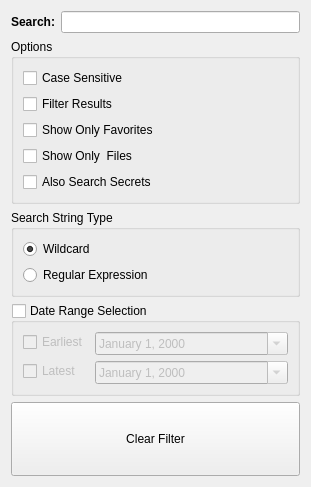
<?xml version="1.0" encoding="UTF-8"?>
<ui version="4.0">
 <class>SearchWidget</class>
 <widget class="QWidget" name="SearchWidget">
  <property name="geometry">
   <rect>
    <x>0</x>
    <y>0</y>
    <width>311</width>
    <height>487</height>
   </rect>
  </property>
  <property name="windowTitle">
   <string>Form</string>
  </property>
  <layout class="QFormLayout" name="formLayout">
   <property name="fieldGrowthPolicy">
    <enum>QFormLayout::AllNonFixedFieldsGrow</enum>
   </property>
   <item row="0" column="0">
    <widget class="QLabel" name="label">
     <property name="font">
      <font>
       <weight>75</weight>
       <bold>true</bold>
      </font>
     </property>
     <property name="text">
      <string>Search:</string>
     </property>
    </widget>
   </item>
   <item row="0" column="1">
    <widget class="QLineEdit" name="lineEdit">
     <property name="sizePolicy">
      <sizepolicy hsizetype="Expanding" vsizetype="Fixed">
       <horstretch>1</horstretch>
       <verstretch>0</verstretch>
      </sizepolicy>
     </property>
     <property name="toolTip">
      <string>Search the encrypted database</string>
     </property>
     <property name="whatsThis">
      <string>&lt;html&gt;&lt;head/&gt;&lt;body&gt;&lt;p&gt;&lt;span style=&quot; font-size:10pt;&quot;&gt;The search string can either be a wildcard or regular expression, depending on the selection below&lt;/span&gt;&lt;/p&gt;&lt;/body&gt;&lt;/html&gt;</string>
     </property>
    </widget>
   </item>
   <item row="2" column="0" colspan="2">
    <widget class="QGroupBox" name="groupBox">
     <property name="title">
      <string>Options</string>
     </property>
     <layout class="QGridLayout" name="gridLayout_2">
      <item row="0" column="0">
       <widget class="QCheckBox" name="chk_caseSensitive">
        <property name="toolTip">
         <string>Should search be case-sensitive?</string>
        </property>
        <property name="whatsThis">
         <string>&lt;html&gt;&lt;head/&gt;&lt;body&gt;&lt;p&gt;&lt;span style=&quot; font-size:10pt;&quot;&gt;Controls whether the search string should be interpreted as case-sensitive&lt;/span&gt;&lt;/p&gt;&lt;/body&gt;&lt;/html&gt;</string>
        </property>
        <property name="text">
         <string>Case Sensitive</string>
        </property>
       </widget>
      </item>
      <item row="3" column="0">
       <widget class="QCheckBox" name="chk_onlyFiles">
        <property name="toolTip">
         <string>Show only entries with files in the view</string>
        </property>
        <property name="text">
         <string>Show Only  Files</string>
        </property>
       </widget>
      </item>
      <item row="2" column="0">
       <widget class="QCheckBox" name="chk_onlyFavorites">
        <property name="toolTip">
         <string>Show only favorites in the view</string>
        </property>
        <property name="text">
         <string>Show Only Favorites</string>
        </property>
       </widget>
      </item>
      <item row="1" column="0">
       <widget class="QCheckBox" name="chk_filter_results">
        <property name="toolTip">
         <string>Should the view filter the unmatched entries?</string>
        </property>
        <property name="whatsThis">
         <string>&lt;html&gt;&lt;head/&gt;&lt;body&gt;&lt;p&gt;&lt;span style=&quot; font-size:10pt;&quot;&gt;If this is checked, then any rows that don't match the search string will be hidden from view. Note that entries whose ancestors match the search string are still shown.&lt;/span&gt;&lt;/p&gt;&lt;/body&gt;&lt;/html&gt;</string>
        </property>
        <property name="text">
         <string>Filter Results</string>
        </property>
       </widget>
      </item>
      <item row="4" column="0">
       <widget class="QCheckBox" name="chk_alsoSecrets">
        <property name="toolTip">
         <string>Search the secret values, such as passwords</string>
        </property>
        <property name="whatsThis">
         <string>&lt;html&gt;&lt;head/&gt;&lt;body&gt;&lt;p&gt;&lt;span style=&quot; font-size:10pt;&quot;&gt;Normally you don't want to search your passwords, but in case one of your passwords gets compromised you can use this function to find every entry where your password is used so you can update them.&lt;/span&gt;&lt;/p&gt;&lt;/body&gt;&lt;/html&gt;</string>
        </property>
        <property name="text">
         <string>Also Search Secrets</string>
        </property>
       </widget>
      </item>
     </layout>
    </widget>
   </item>
   <item row="5" column="0" colspan="2">
    <widget class="QPushButton" name="btn_clear">
     <property name="sizePolicy">
      <sizepolicy hsizetype="Minimum" vsizetype="Expanding">
       <horstretch>0</horstretch>
       <verstretch>1</verstretch>
      </sizepolicy>
     </property>
     <property name="whatsThis">
      <string>&lt;html&gt;&lt;head/&gt;&lt;body&gt;&lt;p&gt;&lt;span style=&quot; font-size:10pt;&quot;&gt;Clears the search, re-showing all entries in the view&lt;/span&gt;&lt;/p&gt;&lt;/body&gt;&lt;/html&gt;</string>
     </property>
     <property name="text">
      <string>Clear Filter</string>
     </property>
    </widget>
   </item>
   <item row="3" column="0" colspan="2">
    <widget class="QGroupBox" name="gb_filterType">
     <property name="title">
      <string>Search String Type</string>
     </property>
     <layout class="QGridLayout" name="gridLayout">
      <item row="1" column="0">
       <widget class="QRadioButton" name="rdo_regexp">
        <property name="whatsThis">
         <string>&lt;html&gt;&lt;head/&gt;&lt;body&gt;&lt;p&gt;&lt;span style=&quot; font-size:10pt;&quot;&gt;If this is checked, then the search string is interpreted as a regular expression. Regexp's are much more powerful than wildcards, but they are more difficult to use for novice users.&lt;/span&gt;&lt;/p&gt;&lt;/body&gt;&lt;/html&gt;</string>
        </property>
        <property name="text">
         <string>Regular Expression</string>
        </property>
       </widget>
      </item>
      <item row="0" column="0">
       <widget class="QRadioButton" name="rdo_wildCard">
        <property name="whatsThis">
         <string>&lt;html&gt;&lt;head/&gt;&lt;body&gt;&lt;p&gt;&lt;span style=&quot; font-size:10pt;&quot;&gt;If this is checked, then the search string is interpreted as a wildcard expression. That means you can use the asterisk to match any amount of any characters, and a question mark to match any single character.&lt;/span&gt;&lt;/p&gt;&lt;/body&gt;&lt;/html&gt;</string>
        </property>
        <property name="text">
         <string>Wildcard</string>
        </property>
        <property name="checked">
         <bool>true</bool>
        </property>
       </widget>
      </item>
     </layout>
    </widget>
   </item>
   <item row="4" column="0" colspan="2">
    <widget class="QGroupBox" name="gb_time">
     <property name="toolTip">
      <string>Select a date range by which to filter entries</string>
     </property>
     <property name="whatsThis">
      <string>&lt;html&gt;&lt;head/&gt;&lt;body&gt;&lt;p&gt;This selection will filter all entries that were not modified within the date range&lt;/p&gt;&lt;/body&gt;&lt;/html&gt;</string>
     </property>
     <property name="title">
      <string>Date Range Selection</string>
     </property>
     <property name="flat">
      <bool>false</bool>
     </property>
     <property name="checkable">
      <bool>true</bool>
     </property>
     <property name="checked">
      <bool>false</bool>
     </property>
     <layout class="QFormLayout" name="formLayout_2">
      <property name="fieldGrowthPolicy">
       <enum>QFormLayout::AllNonFixedFieldsGrow</enum>
      </property>
      <item row="0" column="0">
       <widget class="QCheckBox" name="chk_start">
        <property name="text">
         <string>Earliest</string>
        </property>
       </widget>
      </item>
      <item row="1" column="0">
       <widget class="QCheckBox" name="chk_end">
        <property name="text">
         <string>Latest</string>
        </property>
       </widget>
      </item>
      <item row="0" column="1">
       <widget class="QDateEdit" name="de_start">
        <property name="displayFormat">
         <string>MMMM d, yyyy</string>
        </property>
        <property name="calendarPopup">
         <bool>true</bool>
        </property>
       </widget>
      </item>
      <item row="1" column="1">
       <widget class="QDateEdit" name="de_end">
        <property name="displayFormat">
         <string>MMMM d, yyyy</string>
        </property>
        <property name="calendarPopup">
         <bool>true</bool>
        </property>
       </widget>
      </item>
     </layout>
    </widget>
   </item>
  </layout>
 </widget>
 <resources/>
 <connections>
  <connection>
   <sender>lineEdit</sender>
   <signal>textChanged(QString)</signal>
   <receiver>SearchWidget</receiver>
   <slot>_something_changed()</slot>
   <hints>
    <hint type="sourcelabel">
     <x>121</x>
     <y>24</y>
    </hint>
    <hint type="destinationlabel">
     <x>181</x>
     <y>34</y>
    </hint>
   </hints>
  </connection>
  <connection>
   <sender>rdo_wildCard</sender>
   <signal>clicked()</signal>
   <receiver>SearchWidget</receiver>
   <slot>_something_changed()</slot>
   <hints>
    <hint type="sourcelabel">
     <x>120</x>
     <y>270</y>
    </hint>
    <hint type="destinationlabel">
     <x>2</x>
     <y>107</y>
    </hint>
   </hints>
  </connection>
  <connection>
   <sender>rdo_regexp</sender>
   <signal>clicked()</signal>
   <receiver>SearchWidget</receiver>
   <slot>_something_changed()</slot>
   <hints>
    <hint type="sourcelabel">
     <x>85</x>
     <y>298</y>
    </hint>
    <hint type="destinationlabel">
     <x>2</x>
     <y>136</y>
    </hint>
   </hints>
  </connection>
  <connection>
   <sender>gb_time</sender>
   <signal>clicked()</signal>
   <receiver>SearchWidget</receiver>
   <slot>_something_changed()</slot>
   <hints>
    <hint type="sourcelabel">
     <x>28</x>
     <y>411</y>
    </hint>
    <hint type="destinationlabel">
     <x>0</x>
     <y>171</y>
    </hint>
   </hints>
  </connection>
  <connection>
   <sender>chk_start</sender>
   <signal>clicked()</signal>
   <receiver>SearchWidget</receiver>
   <slot>_something_changed()</slot>
   <hints>
    <hint type="sourcelabel">
     <x>107</x>
     <y>395</y>
    </hint>
    <hint type="destinationlabel">
     <x>129</x>
     <y>157</y>
    </hint>
   </hints>
  </connection>
  <connection>
   <sender>chk_end</sender>
   <signal>clicked()</signal>
   <receiver>SearchWidget</receiver>
   <slot>_something_changed()</slot>
   <hints>
    <hint type="sourcelabel">
     <x>98</x>
     <y>428</y>
    </hint>
    <hint type="destinationlabel">
     <x>299</x>
     <y>158</y>
    </hint>
   </hints>
  </connection>
  <connection>
   <sender>chk_caseSensitive</sender>
   <signal>stateChanged(int)</signal>
   <receiver>SearchWidget</receiver>
   <slot>_something_changed()</slot>
   <hints>
    <hint type="sourcelabel">
     <x>292</x>
     <y>94</y>
    </hint>
    <hint type="destinationlabel">
     <x>310</x>
     <y>35</y>
    </hint>
   </hints>
  </connection>
  <connection>
   <sender>btn_clear</sender>
   <signal>clicked()</signal>
   <receiver>SearchWidget</receiver>
   <slot>Clear()</slot>
   <hints>
    <hint type="sourcelabel">
     <x>175</x>
     <y>477</y>
    </hint>
    <hint type="destinationlabel">
     <x>218</x>
     <y>285</y>
    </hint>
   </hints>
  </connection>
  <connection>
   <sender>chk_filter_results</sender>
   <signal>stateChanged(int)</signal>
   <receiver>SearchWidget</receiver>
   <slot>_something_changed()</slot>
   <hints>
    <hint type="sourcelabel">
     <x>80</x>
     <y>122</y>
    </hint>
    <hint type="destinationlabel">
     <x>111</x>
     <y>45</y>
    </hint>
   </hints>
  </connection>
  <connection>
   <sender>chk_onlyFavorites</sender>
   <signal>clicked()</signal>
   <receiver>SearchWidget</receiver>
   <slot>_something_changed()</slot>
   <hints>
    <hint type="sourcelabel">
     <x>148</x>
     <y>133</y>
    </hint>
    <hint type="destinationlabel">
     <x>165</x>
     <y>220</y>
    </hint>
   </hints>
  </connection>
  <connection>
   <sender>chk_onlyFiles</sender>
   <signal>clicked()</signal>
   <receiver>SearchWidget</receiver>
   <slot>_something_changed()</slot>
   <hints>
    <hint type="sourcelabel">
     <x>113</x>
     <y>172</y>
    </hint>
    <hint type="destinationlabel">
     <x>106</x>
     <y>219</y>
    </hint>
   </hints>
  </connection>
  <connection>
   <sender>chk_alsoSecrets</sender>
   <signal>clicked()</signal>
   <receiver>SearchWidget</receiver>
   <slot>_something_changed()</slot>
   <hints>
    <hint type="sourcelabel">
     <x>135</x>
     <y>200</y>
    </hint>
    <hint type="destinationlabel">
     <x>4</x>
     <y>245</y>
    </hint>
   </hints>
  </connection>
  <connection>
   <sender>de_start</sender>
   <signal>dateChanged(QDate)</signal>
   <receiver>SearchWidget</receiver>
   <slot>_something_changed()</slot>
   <hints>
    <hint type="sourcelabel">
     <x>257</x>
     <y>383</y>
    </hint>
    <hint type="destinationlabel">
     <x>228</x>
     <y>343</y>
    </hint>
   </hints>
  </connection>
  <connection>
   <sender>de_end</sender>
   <signal>dateChanged(QDate)</signal>
   <receiver>SearchWidget</receiver>
   <slot>_something_changed()</slot>
   <hints>
    <hint type="sourcelabel">
     <x>220</x>
     <y>420</y>
    </hint>
    <hint type="destinationlabel">
     <x>272</x>
     <y>345</y>
    </hint>
   </hints>
  </connection>
 </connections>
 <slots>
  <slot>_something_changed()</slot>
  <slot>Clear()</slot>
 </slots>
</ui>
